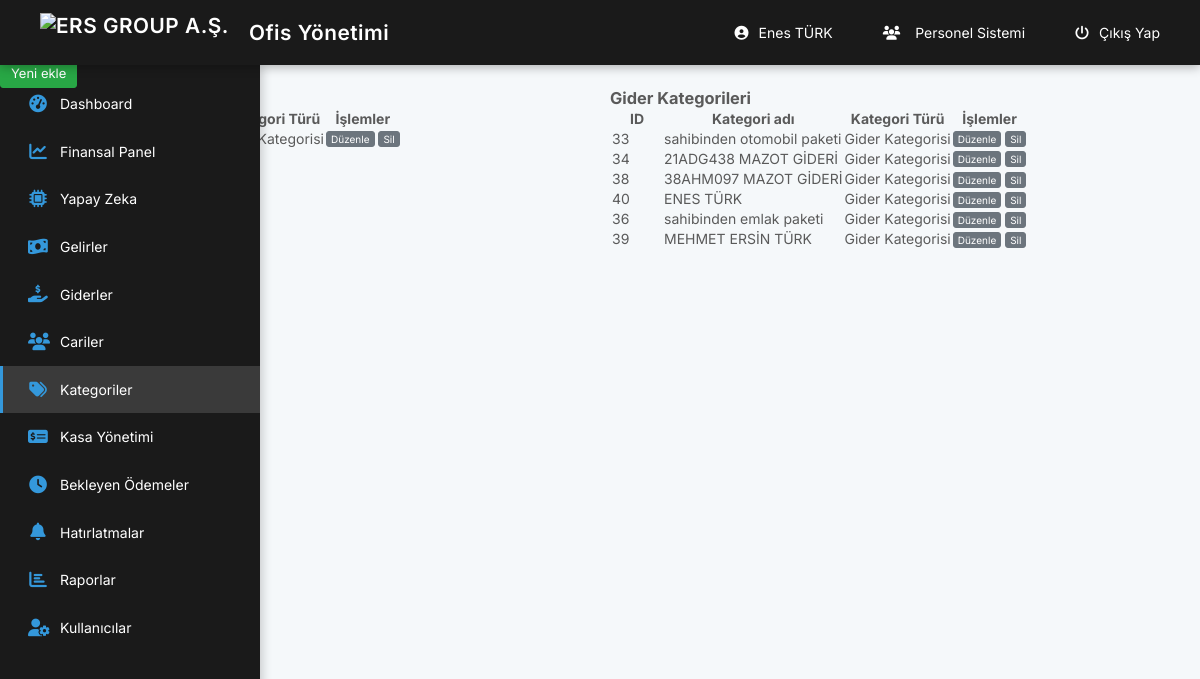
The app's page /muhasebe/categories.php (signed in) with its own data.
### tables this page shows
CREATE TABLE `users` (
  `id` int(11) NOT NULL,
  `fullname` text NOT NULL,
  `phone` text NOT NULL,
  `email` text NOT NULL,
  `password` text NOT NULL,
  `uniqid` text NOT NULL,
  `status` tinyint(1) NOT NULL
);

CREATE TABLE `categories` (
  `id` int(11) NOT NULL,
  `title` text NOT NULL,
  `type` enum('income','expense') NOT NULL DEFAULT 'expense'
);

### muhasebe/_class/class.php (called while the page is built, shortened)
<?php
class PIA {
	static $pdo = null;
	static $charset = 'UTF8';
	static $last_stmt = null;
	public static function instance(){
		return
		self::$pdo == null ?
		self::init() :
		self::$pdo;
	}
	public static function init(){
		self::$pdo = new PDO(
			'mysql:host=' . MYSQL_HOST .';dbname=' . MYSQL_DB,
			MYSQL_USER,
			MYSQL_PASS
		);
		self::$pdo->exec('SET NAMES `' . self::$charset . '`');
		self::$pdo->setAttribute(PDO::ATTR_DEFAULT_FETCH_MODE, PDO::FETCH_OBJ);
		return self::$pdo;
	}
	public static function query($query, $bindings = null){
		if(is_null($bindings)){
			if(!self::$last_stmt = self::instance()->query($query))
			return false;
		}else{
			self::$last_stmt = self::prepare($query);
			if(!self::$last_stmt->execute($bindings))
			return false;
		}
		return self::$last_stmt;
	}
	public static function get_row($query, $bindings = null){
		if(!$stmt = self::query($query, $bindings))
		return false;
		return $stmt->fetch();
	}
	public static function control($theValue, $theType, $strip_tags=false) {
		$theValue = addslashes(trim($theValue)) ;
		switch ($theType) {
			case "text":
				$theValue = ($theValue != "") ? "'" . $theValue . "'" : "NULL";
			break;
		}
		return $theValue;
	}
}
$pia = New PIA;
?>

### muhasebe/_class/config.php (called while the page is built, shortened)
<?php
require('class.php');
if(isset($_COOKIE['admin_id'])){
	$uniqid =  $pia->control($_COOKIE['admin_id'],'text');
	$admin = $pia->get_row("SELECT * FROM users WHERE uniqid=$uniqid");
}
?>

### muhasebe/categories.php (the view, shortened to what this page needs)
<?php require('_class/config.php'); require('session.php');  ?>
<!DOCTYPE html>
<html>
     <head>
          <?php  require('_inc/head.php');    ?>
     </head>
     <body >
            <?php require('_inc/header.php'); ?>
            <section class="content">
                        <div class="title">
                              <div class="left">
                                    <h1>Kategoriler</h1>
                                    <ul class="breadcrumb">
                                          <li><a href="main.php">Anasayfa</a></li>
                                          <li><a href="categories.php">Kategoriler</a></li>
                                    </ul>
                              </div>
                              <div class="right"><a href="categories.php?add" class="btn-success btn-sm">Yeni ekle</a></div>
                        </div>
<div style="display: flex; gap: 20px; justify-content: space-between;">
    <div style="flex: 1;">
        <h3>Gelir Kategorileri</h3>
        <table class="table">
            <thead>
                <tr>
                    <th width="50px">ID</th>
                    <th>Kategori adı</th>
                    <th>Kategori Türü</th>
                    <th>İşlemler</th>
                </tr>
            </thead>
            <tbody>
                <?php
                $income_list = $pia->query("SELECT * FROM categories WHERE type='income'");
                foreach($income_list as $item){
                ?>
                <tr>
                    <td><?=$item->id;?></td>
                    <td><?=$item->title;?></td>
                    <td>Gelir Kategorisi</td>
                    <td>
                        <a href="categories.php?edit=<?=$item->id;?>" class="btn-default btn-xs">Düzenle</a>
                        <a onclick="_delete('categories', <?=$item->id;?>);" class="btn-default btn-xs">Sil</a>
                    </td>
                </tr>
                <?php } ?>
            </tbody>
        </table>
    </div>
    <div style="flex: 1;">
        <h3>Gider Kategorileri</h3>
        <table class="table">
            <thead>
                <tr>
                    <th width="50px">ID</th>
                    <th>Kategori adı</th>
                    <th>Kategori Türü</th>
                    <th>İşlemler</th>
                </tr>
            </thead>
            <tbody>
                <?php
                $expense_list = $pia->query("SELECT * FROM categories WHERE type='expense'");
                foreach($expense_list as $item){
                ?>
                <tr>
                    <td><?=$item->id;?></td>
                    <td><?=$item->title;?></td>
                    <td>Gider Kategorisi</td>
                    <td>
                        <a href="categories.php?edit=<?=$item->id;?>" class="btn-default btn-xs">Düzenle</a>
                        <a onclick="_delete('categories', <?=$item->id;?>);" class="btn-default btn-xs">Sil</a>
                    </td>
                </tr>
                <?php } ?>
            </tbody>
        </table>
    </div>
</div>
           </section>
     </body>
</html>

### muhasebe/_inc/header.php (shortened to what this page needs)
<header class="header">
    <a href="https://ersinemlak.com.tr" class="logo">
        <img src="../logo1.png" alt="ERS GROUP A.Ş." class="logo-img"> Ofis Yönetimi
    </a>
    <div class="header-right">
        <a href="users.php?edit=<?=$admin->id;?>" class="user-link">
            <i class="fas fa-user-circle"></i> <?=$admin->fullname;?>
        </a>
        <a href="../personel/" class="personnel-link">
            <i class="fas fa-users"></i> Personel Sistemi
        </a>
        <a href="logout.php" class="logout-link">
            <i class="fas fa-power-off"></i> Çıkış Yap
        </a>
    </div>
</header>
<div class="sidebar">
    <nav class="sidebar-nav">
        <ul>
            <li>
                <a href="main.php">
                    <i class="fas fa-tachometer-alt"></i>
                    <span>Dashboard</span>
                </a>
            </li>
            <li>
                <a href="financial_dashboard.php">
                    <i class="fas fa-chart-line"></i>
                    <span>Finansal Panel</span>
                </a>
            </li>
            <li>
                <a href="chatbot.php">
                    <i class="fas fa-microchip"></i>
                    <span>Yapay Zeka</span>
                </a>
            </li>
            <li>
                <a href="income.php">
                    <i class="fas fa-money-bill-wave"></i>
                    <span>Gelirler</span>
                </a>
            </li>
            <li>
                <a href="expense.php">
                    <i class="fas fa-hand-holding-usd"></i>
                    <span>Giderler</span>
                </a>
            </li>
            <li>
                <a href="customers.php">
                    <i class="fas fa-users"></i>
                    <span>Cariler</span>
                </a>
            </li>
            <li>
                <a href="categories.php">
                    <i class="fas fa-tags"></i>
                    <span>Kategoriler</span>
                </a>
            </li>
            <li>
    <a href="safes.php">
        <i class="fas fa-money-check-alt"></i>
        <span>Kasa Yönetimi</span>
    </a>
</li>
            <li>
                <a href="pending_payments.php">
                    <i class="fas fa-clock"></i>
                    <span>Bekleyen Ödemeler</span>
                </a>
            </li>
            <li>
                <a href="reminders.php">
                    <i class="fas fa-bell"></i>
                    <span>Hatırlatmalar</span>
                </a>
            </li>
            <li>
                <a href="reports.php">
                    <i class="fas fa-chart-bar"></i>
                    <span>Raporlar</span>
                </a>
            </li>
            <li>
                <a href="users.php">
                    <i class="fas fa-user-cog"></i>
                    <span>Kullanıcılar</span>
                </a>
            </li>
        </ul>
    </nav>
</div>

### muhasebe/_inc/header.php (style rules this page uses)
.logo { display: flex; align-items: center; text-decoration: none; }
.logo-img { height: 40px; margin-right: 10px; object-fit: contain; }
.personnel-link { display: inline-flex; align-items: center; padding: 0 15px; color: #333; text-decoration: none; transition: color 0.3s ease; }
.personnel-link i { margin-right: 5px; }
:root { --primary-color: #1a1a1a; --secondary-color: #2d2d2d; --accent-color: #3498db; --text-color: #ffffff; --hover-color: #3a3a3a; --sidebar-width: 260px; --header-height: 65px; }
.header { background: var(--primary-color); height: var(--header-height); position: fixed; top: 0; left: 0; right: 0; z-index: 1000; display: flex; justify-content: space-between; align-items: center; padding: 0 25px; box-shadow: 0 2px 10px rgba(0,0,0,0.3); }
.header a { color: var(--text-color); text-decoration: none; padding: 10px 15px; border-radius: 8px; transition: all 0.3s ease; display: flex; align-items: center; gap: 10px; }
.header-right { display: flex; align-items: center; gap: 20px; }
.logo { font-size: 1.3rem; font-weight: 600; letter-spacing: 0.5px; }
.sidebar { background: var(--primary-color); width: var(--sidebar-width); height: calc(100vh - var(--header-height)); position: fixed; top: var(--header-height); left: 0; overflow-y: auto; transition: all 0.3s ease; box-shadow: 2px 0 10px rgba(0,0,0,0.2); }
.sidebar-nav ul { list-style: none; padding: 15px 0; margin: 0; }
.sidebar-nav li a { display: flex; align-items: center; padding: 15px 25px; color: var(--text-color); text-decoration: none; transition: all 0.3s ease; border-left: 3px solid transparent; }
.sidebar-nav i { margin-right: 12px; width: 20px; text-align: center; font-size: 1.1rem; color: var(--accent-color); }

### records on screen
users: fullname "Enes TÜRK"
categories: id "33", title "sahibinden otomobil paketi"
categories: id "34", title "21ADG438 MAZOT GİDERİ"
categories: id "38", title "38AHM097 MAZOT GİDERİ"
categories: id "40", title "ENES TÜRK"
categories: id "36", title "sahibinden emlak paketi"
categories: id "39", title "MEHMET ERSİN TÜRK"
